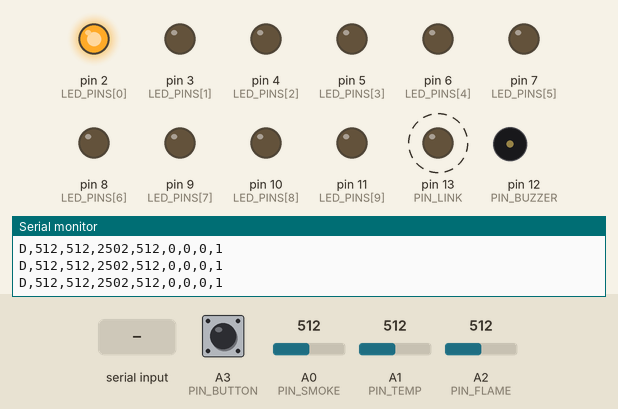
Recording of a sketch running on a simulated Arduino Uno, built with avr-gcc and run on an emulated ATmega328P. Parts: output pins drawn as LEDs (lit = HIGH), buzzer (waves = sounding, pin HIGH), the last lines printed to the serial monitor. Dashed ring = blinking. Inputs (shaded band) come from the test bench; at power-on: A0 (PIN_SMOKE) = 512, A1 (PIN_TEMP) = 512, A2 (PIN_FLAME) = 512, A3 (PIN_BUTTON) HIGH.

Above: at 1.25 s.
1.3 s: "L90\n" received over Serial
At 1.87 s:
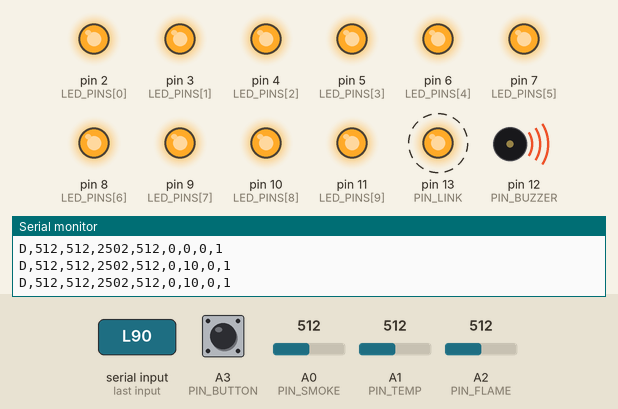
4.3 s: A0 (PIN_SMOKE) set to 0
At 6.66 s:
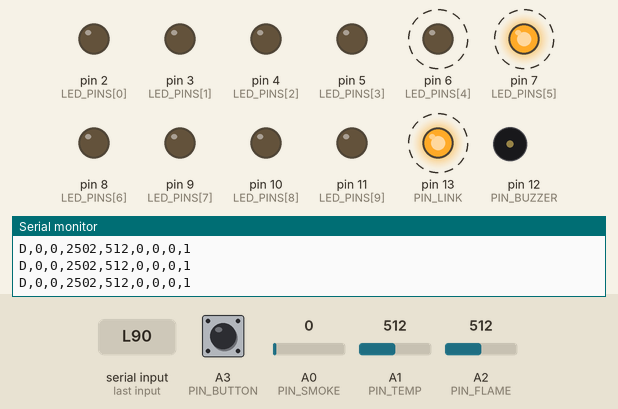
7.3 s: A0 (PIN_SMOKE) set to 122
At 7.62 s:
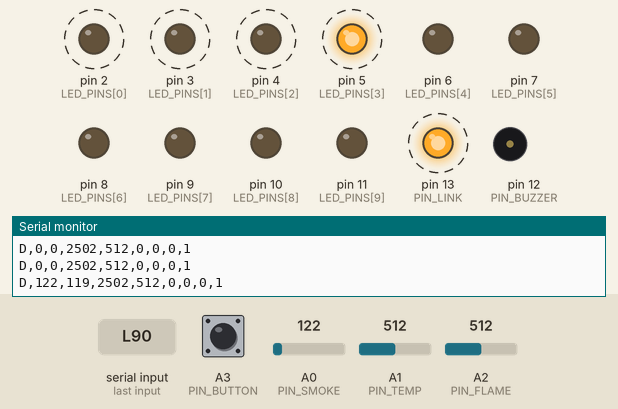
Timing chart, 0 to 16.3 s (numbered marks = the images above; inputs shaded):
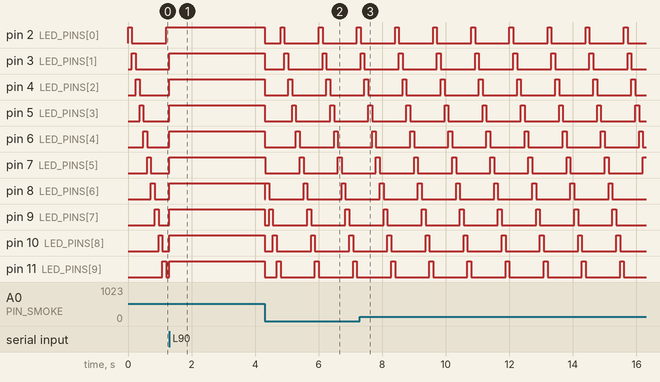

The sketch:

firewatch.ino
```cpp
/*
  FireWatch — Arduino Uno R3 node

  Works in two modes:
    LINKED  : the PC sends the fused AI+sensor level (0..10). LEDs show max(PC, local).
    LOCAL   : no message from PC for 3 s -> the board decides alone from its own sensors.

  WIRING (see the table in the chat reply)
    D2..D11  -> 10 LEDs (each through 330 Ω to GND). D2 = LED 1 ... D11 = LED 10
    D12      -> buzzer (via NPN transistor, or a 3-pin active buzzer module's I/O)
    D13      -> on-board LED = PC link indicator
    A0       -> MQ-2 module AO
    A1       -> LM35 Vout
    A2       -> IR flame module AO (optional, set USE_FLAME 0 if not connected)
    A3       -> push button to GND (mute 60 s)

  Serial 115200
    Board -> PC : D,smokeRaw,smokeBase,temp_x10,flameRaw,local,shown,muted,warm
    PC -> Board : L<0..10>   fused level
                  M          mute buzzer 60 s
*/

#define USE_FLAME 1
#define BUZZER_ACTIVE_LOW 0   // set 1 if your buzzer module beeps when the pin is LOW

const uint8_t LED_PINS[10] = {2, 3, 4, 5, 6, 7, 8, 9, 10, 11};
const uint8_t PIN_BUZZER = 12;
const uint8_t PIN_LINK   = 13;
const uint8_t PIN_SMOKE  = A0;
const uint8_t PIN_TEMP   = A1;
const uint8_t PIN_FLAME  = A2;
const uint8_t PIN_BUTTON = A3;

// ---- tuning --------------------------------------------------------------
const unsigned long WARMUP_MS    = 20000;  // MQ-2 heater warm-up
const unsigned long LINK_TIMEOUT = 3000;
const unsigned long MUTE_MS      = 60000;
const unsigned long REPORT_MS    = 250;

const int   SMOKE_DELTA_MIN = 60;    // raw counts above baseline -> level 1
const int   SMOKE_DELTA_MAX = 400;   // -> level 10
const float TEMP_MIN        = 45.0;  // °C -> level 1
const float TEMP_MAX        = 70.0;  // °C -> level 10
const float ROR_LIMIT       = 8.0;   // °C rise per minute -> at least level 6
const int   FLAME_MIN       = 250;   // intensity = 1023 - raw
const int   FLAME_MAX       = 850;

const uint8_t LEVEL_WARN  = 4;
const uint8_t LEVEL_ALARM = 7;

// ---- state ---------------------------------------------------------------
float smokeBase = 0;
float tempC = 0;
int   smokeRaw = 0, flameRaw = 1023;
uint8_t localLevel = 0, pcLevel = 0, shownLevel = 0;

unsigned long lastPcMsg = 0, muteUntil = 0, lastReport = 0;
bool linked = false, warm = true, everLinked = false;

float tempRing[7];            // one sample every 10 s -> 60 s window
uint8_t ringIdx = 0, ringFill = 0;
unsigned long lastRingSample = 0;

char rxBuf[16];
uint8_t rxLen = 0;

// ---- helpers -------------------------------------------------------------
int readAvg(uint8_t pin) {
  long sum = 0;
  for (uint8_t i = 0; i < 8; i++) sum += analogRead(pin);
  return sum / 8;
}

uint8_t scale(float v, float lo, float hi) {
  if (v < lo) return 0;
  if (v >= hi) return 10;
  return 1 + (uint8_t)((v - lo) * 9.0 / (hi - lo));
}

bool muted() { return millis() < muteUntil; }

void handleCommand(const char *cmd) {
  if (cmd[0] == 'L') {
    int v = atoi(cmd + 1);
    pcLevel = constrain(v, 0, 10);
    lastPcMsg = millis();
    everLinked = true;
  } else if (cmd[0] == 'M') {
    muteUntil = millis() + MUTE_MS;
  }
}

void readSerial() {
  while (Serial.available()) {
    char c = Serial.read();
    if (c == '\n' || c == '\r') {
      if (rxLen) { rxBuf[rxLen] = 0; handleCommand(rxBuf); rxLen = 0; }
    } else if (rxLen < sizeof(rxBuf) - 1) {
      rxBuf[rxLen++] = c;
    }
  }
}

void readButton() {
  static bool last = HIGH;
  static unsigned long changedAt = 0;
  bool now = digitalRead(PIN_BUTTON);
  if (now != last && millis() - changedAt > 40) {
    changedAt = millis();
    last = now;
    if (now == LOW) muteUntil = muted() ? 0 : millis() + MUTE_MS;   // press toggles mute
  }
}

void readSensors() {
  smokeRaw = readAvg(PIN_SMOKE);
  float t = readAvg(PIN_TEMP) * 500.0 / 1023.0;               // LM35: 10 mV/°C at 5 V ref
  tempC = (tempC == 0) ? t : tempC * 0.8 + t * 0.2;
#if USE_FLAME
  flameRaw = readAvg(PIN_FLAME);
#endif

  if (warm) {
    smokeBase = (smokeBase == 0) ? smokeRaw : smokeBase * 0.95 + smokeRaw * 0.05;
    if (millis() > WARMUP_MS) warm = false;
  } else if (smokeRaw - smokeBase < SMOKE_DELTA_MIN / 2) {
    smokeBase += (smokeRaw - smokeBase) * 0.001;                // slow drift compensation
  }

  if (millis() - lastRingSample >= 10000 || ringFill == 0) {
    lastRingSample = millis();
    tempRing[ringIdx] = tempC;
    ringIdx = (ringIdx + 1) % 7;
    if (ringFill < 7) ringFill++;
  }
}

uint8_t computeLocal() {
  if (warm) return 0;

  uint8_t smokeL = scale(smokeRaw - smokeBase, SMOKE_DELTA_MIN, SMOKE_DELTA_MAX);
  uint8_t tempL  = scale(tempC, TEMP_MIN, TEMP_MAX);
  if (ringFill == 7) {
    float rise = tempC - tempRing[ringIdx];                     // oldest sample = 60 s ago
    if (rise >= ROR_LIMIT && tempL < 6) tempL = 6;
  }
  uint8_t flameL = 0;
#if USE_FLAME
  flameL = scale(1023 - flameRaw, FLAME_MIN, FLAME_MAX);
#endif

  uint8_t lvl = max(smokeL, max(tempL, flameL));
  uint8_t agreeing = (smokeL >= 3) + (tempL >= 3) + (flameL >= 3);
  if (agreeing >= 2) lvl = min(10, lvl + 2);                    // two sensors agree -> escalate
  return lvl;
}

void drawLeds() {
  if (warm && shownLevel == 0) {                                // chase animation while warming up
    uint8_t pos = (millis() / 120) % 10;
    for (uint8_t i = 0; i < 10; i++) digitalWrite(LED_PINS[i], i == pos);
    return;
  }
  for (uint8_t i = 0; i < 10; i++) digitalWrite(LED_PINS[i], i < shownLevel);
}

void driveBuzzer() {
  unsigned long t = millis();
  bool on = false;
  if (!muted()) {
    if (shownLevel >= LEVEL_ALARM)     on = (t / 250) % 2;      // 2 Hz beeping
    else if (shownLevel >= LEVEL_WARN) on = (t % 3000) < 60;    // short chirp every 3 s
  }
  digitalWrite(PIN_BUZZER, on ^ BUZZER_ACTIVE_LOW);
}

void report() {
  Serial.print("D,");
  Serial.print(smokeRaw);              Serial.print(',');
  Serial.print((int)smokeBase);        Serial.print(',');
  Serial.print((int)(tempC * 10));     Serial.print(',');
  Serial.print(flameRaw);              Serial.print(',');
  Serial.print(localLevel);            Serial.print(',');
  Serial.print(shownLevel);            Serial.print(',');
  Serial.print(muted() ? 1 : 0);       Serial.print(',');
  Serial.println(warm ? 1 : 0);
}

// ---- main ----------------------------------------------------------------
void setup() {
  Serial.begin(115200);
  for (uint8_t i = 0; i < 10; i++) pinMode(LED_PINS[i], OUTPUT);
  pinMode(PIN_BUZZER, OUTPUT);
  pinMode(PIN_LINK, OUTPUT);
  pinMode(PIN_BUTTON, INPUT_PULLUP);
}

void loop() {
  readSerial();
  readButton();
  readSensors();

  linked = everLinked && (millis() - lastPcMsg < LINK_TIMEOUT);
  localLevel = computeLocal();
  shownLevel = linked ? max(pcLevel, localLevel) : localLevel;

  drawLeds();
  driveBuzzer();
  digitalWrite(PIN_LINK, warm ? (millis() / 500) % 2 : linked);

  if (millis() - lastReport >= REPORT_MS) {
    lastReport = millis();
    report();
  }
}
```

Measured:
- after the input at 1.3 s, pin 2 (LED_PINS[0]): stops changing and stays HIGH; pin 3 (LED_PINS[1]): goes on until 1.3 s, then stays HIGH; pin 12 (PIN_BUZZER): alternates HIGH for 0.25 s and LOW for 0.25 s, starting at once
- by itself, pin 13 (PIN_LINK): alternates HIGH for 0.50 s and LOW for 0.50 s
- by itself, pin 4 (LED_PINS[2]), pin 5 (LED_PINS[3]), pin 6 (LED_PINS[4]), pin 7 (LED_PINS[5]), pin 8 (LED_PINS[6]), pin 9 (LED_PINS[7]), pin 10 (LED_PINS[8]), pin 11 (LED_PINS[9]): alternates HIGH for 0.12 s and LOW for 1.1 s
